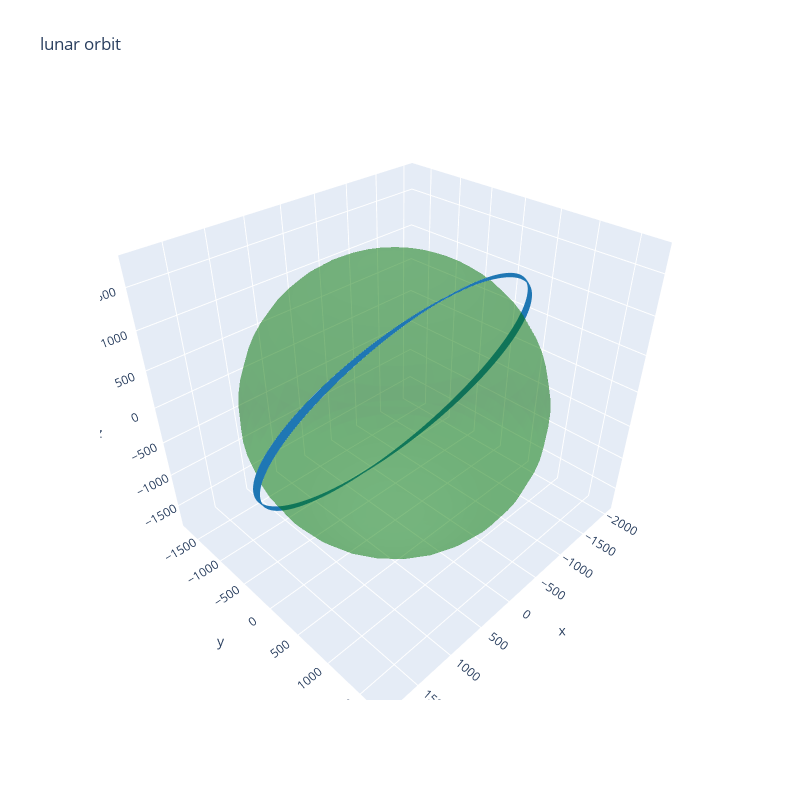
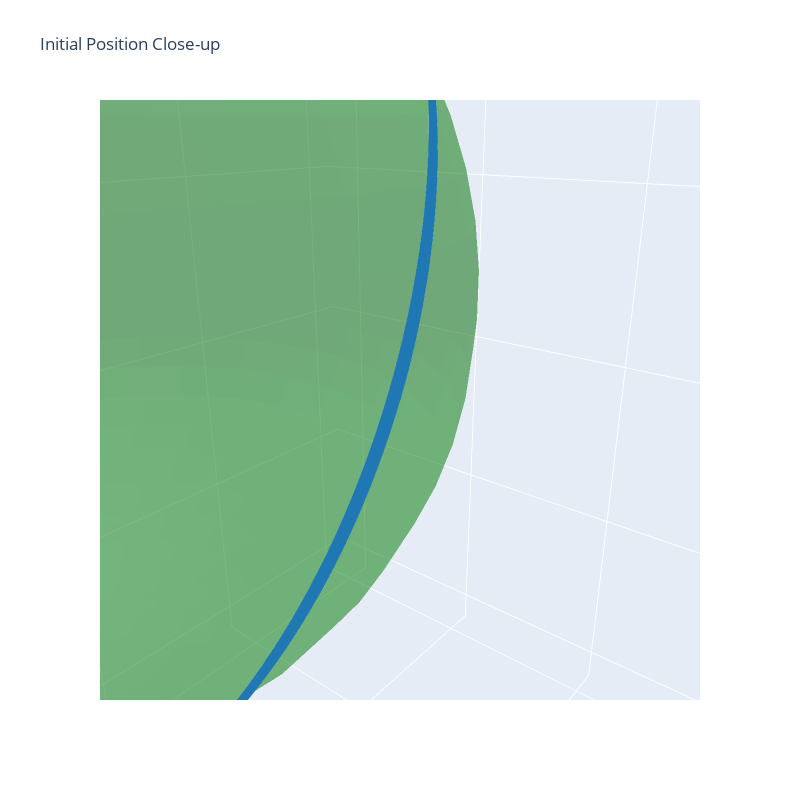

The cell these charts' notebook holds for them, in order:
### Markdown cell above
## Visualizing the ouput
Below the orbit is visualized around a spherical representation of the Earth. A close-up of the initial position of the orbit is also shown to demonstrate the nodal precession due primarily to the J2 harmonic of Earth's gravity. The functions used to draw these orbits are found in 'draw_funcs.py'

### Code cell
#plot the full orbit
fig = plotOrbit(orbit1)
fig.update_layout(title=title)
fig.show()

#plot a closeup of the intial position
camera = dict(
    up=dict(x=0, y=0, z=1),
    eye=dict(x=.08, y=-.1, z=.05),
    center=dict(x=0,y=0,z=0)
)
diff = 6378
x0 = r0[0]
y0 = r0[1]
z0 = r0[2]
fig.update_layout(
    scene=dict(
    aspectmode = "cube",
    xaxis=dict(range=[x0-diff,x0+diff]),
    yaxis=dict(range=[y0-diff,y0+diff]),
    zaxis=dict(range=[z0-diff,z0+diff])),
    scene_camera=camera, 
    title="Initial Position Close-up")
fig.show()

### Figure 1 — Plotly figure (JSON) as saved in the notebook; plotly's stock layout.template omitted (floating-point values rounded to 4 significant figures; data arrays with more than 128 entries replaced by an {"elided": "..."} marker saying what was removed)
{"data": [{"line": {"color": "#1f77b4"}, "mode": "lines", "type": "scatter3d", "x": {"elided": "12037 float values"}, "y": {"elided": "12037 float values"}, "z": {"elided": "12037 float values"}}, {"colorscale": [[0, "green"], [1, "green"]], "opacity": 0.3, "showscale": false, "type": "surface", "x": {"elided": "30x30 float values"}, "y": {"elided": "30x30 float values"}, "z": {"elided": "30x30 float values"}}], "layout": {"coloraxis": {"showscale": false}, "height": 800, "margin": {"b": 100, "l": 100, "r": 100, "t": 100}, "scene": {"aspectmode": "data"}, "showlegend": false, "title": {"text": "lunar orbit"}, "width": 800}}

### Figure 2 — Plotly figure (JSON) as saved in the notebook; plotly's stock layout.template omitted (floating-point values rounded to 4 significant figures; data arrays with more than 128 entries replaced by an {"elided": "..."} marker saying what was removed)
{"data": [{"line": {"color": "#1f77b4"}, "mode": "lines", "type": "scatter3d", "x": {"elided": "12037 float values"}, "y": {"elided": "12037 float values"}, "z": {"elided": "12037 float values"}}, {"colorscale": [[0, "green"], [1, "green"]], "opacity": 0.3, "showscale": false, "type": "surface", "x": {"elided": "30x30 float values"}, "y": {"elided": "30x30 float values"}, "z": {"elided": "30x30 float values"}}], "layout": {"coloraxis": {"showscale": false}, "height": 800, "margin": {"b": 100, "l": 100, "r": 100, "t": 100}, "scene": {"aspectmode": "cube", "camera": {"center": {"x": 0, "y": 0, "z": 0}, "eye": {"x": 0.08, "y": -0.1, "z": 0.05}, "up": {"x": 0, "y": 0, "z": 1}}, "xaxis": {"range": [-4540, 8216]}, "yaxis": {"range": [-6378, 6378]}, "zaxis": {"range": [-6378, 6378]}}, "showlegend": false, "title": {"text": "Initial Position Close-up"}, "width": 800}}
